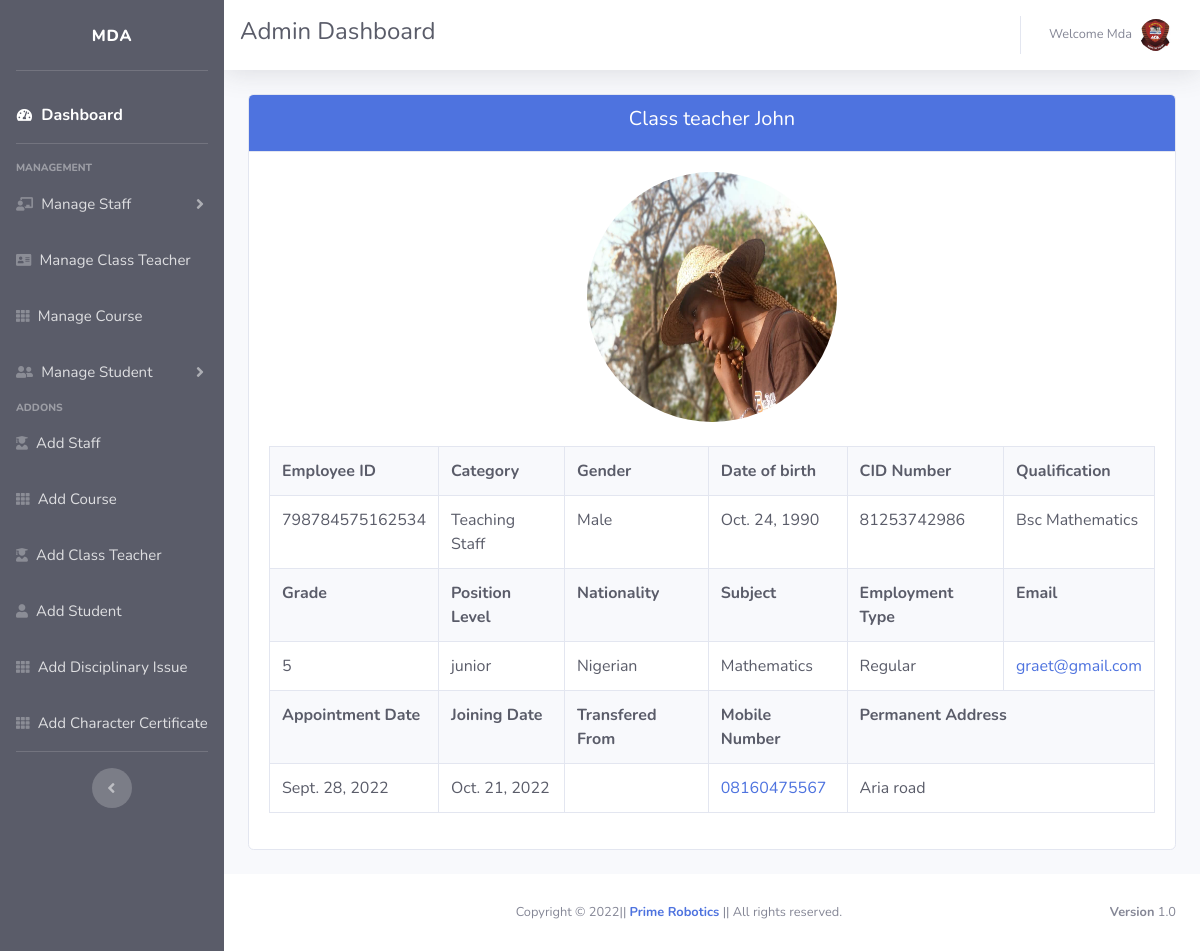
Page /teacher/798784575162534/ (signed in) on the committed database.
### school_management_system_app/models.py (models this page shows, shortened)
class StaffDetail(models.Model):
    Employee_ID = models.BigIntegerField(primary_key=True)
    name = models.CharField(max_length=50)
    GENDER_MALE = 'Male'
    GENDER_FEMALE = 'Female'
    GENDER_CHOICES = [(GENDER_MALE, 'Male'), (GENDER_FEMALE, 'Female')]
    gender = models.CharField(choices=GENDER_CHOICES,
                              max_length=30, blank=True)
    date_of_birth = models.DateField(
        auto_now=False, auto_now_add=False, blank=True)
    CID = models.CharField(max_length=11, unique=True, blank=True)
    Administration = 'Administration'
    TeachingStaff = 'Teaching Staff'
    NonTeachingStaff = 'Non Teaching Staff'
    SupportingStaff = 'Supporting Staff'
    Category_choices = [(Administration, 'Administration'),
                        (TeachingStaff, 'Teaching Staff'),
                        (NonTeachingStaff, 'Non Teaching Staff'),
                        (SupportingStaff, 'Supporting Staff'), ]
    category = models.CharField(
        choices=Category_choices, max_length=30, blank=True)
    position_title = models.CharField(max_length=50, blank=True)
    position_level = models.CharField(max_length=50, blank=True)
    grade = models.CharField(max_length=5, blank=True)
    appointment_date = models.DateField(
        auto_now=False, auto_now_add=False, blank=True)
    joining_date_of_present_school = models.DateField(
        auto_now=False, auto_now_add=False, blank=True)
    transfered_from = models.CharField(max_length=50, blank=True)
    Regular = 'Regular'
    Contract = 'Contract'
    Employment_choices = [(Regular, 'Regular'), (Contract, 'Contract')]
    Employment_type = models.CharField(
        choices=Employment_choices, max_length=30, blank=True)
    nationality = models.CharField(max_length=50, blank=True)
    subject = models.CharField(max_length=50, blank=True)
    qualification = models.TextField(blank=True)
    contact_number = models.CharField(
        max_length=15, blank=True)
    email = models.EmailField(blank=True, unique=True)
    permanent_address = models.TextField(blank=True)
    profile_pic = models.ImageField(
        upload_to="images/staff", default='/static/images/user.jpg', null=True, blank=True)

### school_management_system_app/adm_views.py (the view)
# urls.py: path('teacher/<str:Emp_id>/', adm_views.teacher_detail, name='teacher_detail'),
@login_required
def teacher_detail(request, Emp_id):
    staff = get_object_or_404(StaffDetail, pk=Emp_id)
    return render(request, 'administrator/staff_detail.html', {'staff': staff})

### school_management_system_app/templates/administrator/staff_detail.html (shortened to what this page needs)
{% extends 'administrator/adm_base.html' %}
{% block content %}
    <div class="container-fluid">
        <div class="card mb-4 mt-4">
            <div class="card-header text-white bg-primary">
                <center><h5>{{staff.position_title|capfirst}} {{staff.name |capfirst}}</h5></center>
            </div>
            <div class="card-body">
                <center>
                    <a href="{{staff.profile_pic.url}}"><img src="{{staff.profile_pic.url}}" class="rounded-circle" width="250" height="250"></a>
                </center>
                <div class="table-responsive">
                    <table class="table table-bordered" width="100%" cellspacing="0">
                        <tbody class="text-dark">
                            <tr class="text-dark bg-light">
                                <th>Employee ID</th>
                                <th>Category</th>
                                <th>Gender</th>
                                <th>Date of birth</th>
                                <th>CID Number</th>
                                <th>Qualification</th>
                            </tr>
                            <tr>
                                <td>{{staff.Employee_ID}}</td>
                                <td>{{staff.category |capfirst}}</td>
                                <td>{{staff.gender |capfirst}}</td>
                                <td>{{staff.date_of_birth}}</td>
                                <td>{{staff.CID}}</td>
                                <td>{{staff.qualification |capfirst}}</td>
                            </tr>
                            <tr class="text-dark bg-light">
                                <th>Grade</th>
                                <th>Position Level</th>
                                <th>Nationality</th>
                                <th>Subject</th>
                                <th>Employment Type</th>
                                <th>Email</th>
                            </tr>
                            <tr>
                                <td>{{staff.grade}}</td>
                                <td>{{staff.position_level}}</td>
                                <td>{{staff.nationality |capfirst}}</td>
                                <td>{{staff.subject |capfirst}}</td>
                                <td>{{staff.Employment_type|capfirst}}</td>
                                <td><a href="mailto:{{staff.email}}">{{staff.email}}</a></td>
                            </tr>
                            <tr class="text-dark bg-light">
                                <th>Appointment Date</th>
                                <th>Joining Date</th>
                                <th>Transfered From</th>
                                <th>Mobile Number</th>
                                <th colspan="2">Permanent Address</th>
                            </tr>
                            <tr>
                                <td>{{staff.appointment_date}}</td>
                                <td>{{staff.joining_date_of_present_school}}</td>
                                <td>{{staff.transfered_from|capfirst}}</td>
                                <td><a href="tel:{{staff.contact_number}}">{{staff.contact_number}}</a></td>
                                <td colspan="2">{{staff.permanent_address |capfirst}}</td>
                            </tr>
                        </tbody>
                    </table>
                </div>
            </div>
        </div>
    </div>
{% endblock content %}

### school_management_system_app/templates/administrator/adm_base.html (shortened to what this page needs)
{% load static %}
<!DOCTYPE html>
<html lang="en">
<head>
    <link href="{% static 'vendor/fontawesome-free/css/all.min.css' %}" rel="stylesheet" type="text/css">
    <link href="{% static 'css/sb-admin-2.min.css' %}" rel="stylesheet">
</head>
<body id="page-top">
    <div id="wrapper">
        <ul class="navbar-nav bg-dark sidebar sidebar-dark accordion" id="accordionSidebar">
            <a class="sidebar-brand align-items-center justify-content-center">
                <span>MDA</span>
            </a>
            <hr class="sidebar-divider">
            <li class="nav-item active">
                <a class="nav-link" href="{% url 'adm_home' %}">
                    <i class="fas fa-fw fa-tachometer-alt"></i>
                    <span style="font-size: 16px">Dashboard</span></a>
            </li>
            <hr class="sidebar-divider">
            <div class="sidebar-heading">
                Management
            </div>
            <li class="nav-item">
                <a class="nav-link collapsed" href="#" data-toggle="collapse" data-target="#collapseTwo"
                    aria-expanded="true" aria-controls="collapseTwo">
                    <i class="fas fa-chalkboard-teacher"></i>
                    <span style="font-size: 15px">Manage Staff</span>
                </a>
            </li>
            <li class="nav-item">
                <a class="nav-link" href="{% url 'class_teacher' %}">
                    <i class="nav-icon fas fa-address-card"></i>
                    <span style="font-size: 15px">Manage Class Teacher</span></a>
            </li>
            <li class="nav-item">
                <a class="nav-link" href="{% url 'all_course' %}">
                    <i class="nav-icon fas fa-th"></i>
                    <span style="font-size: 15px">Manage Course</span></a>
            </li>
            <li class="nav-item">
                <a class="nav-link collapsed" href="#" data-toggle="collapse" data-target="#collapseUtilities"
                    aria-expanded="true" aria-controls="collapseUtilities">
                    <i class="nav-icon fas fa-user-friends"></i>
                    <span style="font-size: 15px">Manage Student</span>
                </a>
            </li>
            <div class="sidebar-heading">
                Addons
            </div>
            <li class="nav-item">
                <a class="nav-link" href="{% url 'add_staff' %}">
                    <i class="nav-icon fas fa-user-graduate"></i>
                    <span style="font-size: 15px">Add Staff</span></a>
            </li>
            <li class="nav-item">
                <a class="nav-link" href="{% url 'add_course' %}">
                    <i class="nav-icon fas fa-th"></i>
                    <span style="font-size: 15px">Add Course</span></a>
            </li>
            <li class="nav-item">
                <a class="nav-link" href="{% url 'add_class_teacher' %}">
                    <i class="nav-icon fas fa-user-graduate"></i>
                    <span style="font-size: 15px">Add Class Teacher</span></a>
            </li>
            <li class="nav-item">
                <a class="nav-link" href="{% url 'add_std' %}">
                    <i class="nav-icon fas fa-user"></i>
                    <span style="font-size: 15px">Add Student</span></a>
            </li>
            <li class="nav-item">
                <a class="nav-link" href="{% url 'disciplinaryissue' %}">
                    <i class="nav-icon fas fa-th"></i>
                    <span style="font-size: 15px">Add Disciplinary Issue</span></a>
            </li>
            <li class="nav-item">
                <a class="nav-link" href="{% url 'charactercertificate' %}">
                    <i class="nav-icon fas fa-th"></i>
                    <span style="font-size: 15px">Add Character Certificate</span></a>
            </li>
            <hr class="sidebar-divider d-none d-md-block">
            <div class="text-center d-none d-md-inline">
                <button class="rounded-circle border-0" id="sidebarToggle"></button>
            </div>
        </ul>
        <div id="content-wrapper" class="d-flex flex-column">
            <div id="content">
                <nav class="navbar navbar-expand topbar mb-4 static-top bg-white text-dark shadow">
                    <h4>Admin Dashboard</h4>
                    <ul class="navbar-nav ml-auto">
                        <li class="nav-item dropdown no-arrow">
                            <a class="nav-link dropdown-toggle" href="#" id="userDropdown" role="button"
                                data-toggle="dropdown" aria-haspopup="true" aria-expanded="false">
                                <span class="mr-2 d-lg-inline text-gray-600 small">Welcome {{user.username |capfirst}}</span>
                                <img class="img-profile rounded-circle"
                                    src="{% static 'images/mda.jpg' %}">
                            </a>
                        </li>
                    </ul>
                </nav>
                {% block content %}
        		{% endblock %}
            </div>
            <footer class="sticky-footer bg-white">
                <div class="container my-auto">
                    <div class="copyright text-center my-auto">
                        <span>Copyright &copy; {% now "Y" %}|| <strong><a href="https://web.facebook.com/emmanuel.prime.5">Prime Robotics</a></strong> || All rights reserved.</span>
                    	<div class="float-right d-none d-sm-inline-block">
                    		<b>Version</b> 1.0
                		</div>
                    </div>
                </div>
            </footer>
        </div>
    </div>
</body>
</html>

### rows in the picture
StaffDetail: position_title "Class teacher", name "John", profile_pic (picture), Employee_ID "798784575162534", category "Teaching Staff", gender "Male", date_of_birth "Oct. 24, 1990", CID "81253742986", qualification "Bsc Mathematics", grade "5", position_level "junior", nationality "Nigerian", subject "Mathematics", Employment_type "Regular", email "graet@gmail.com", appointment_date "Sept. 28, 2022", joining_date_of_present_school "Oct. 21, 2022", contact_number "08160475567", permanent_address "Aria road"

### other values in the picture
{{ user.username |capfirst }} "Mda"
